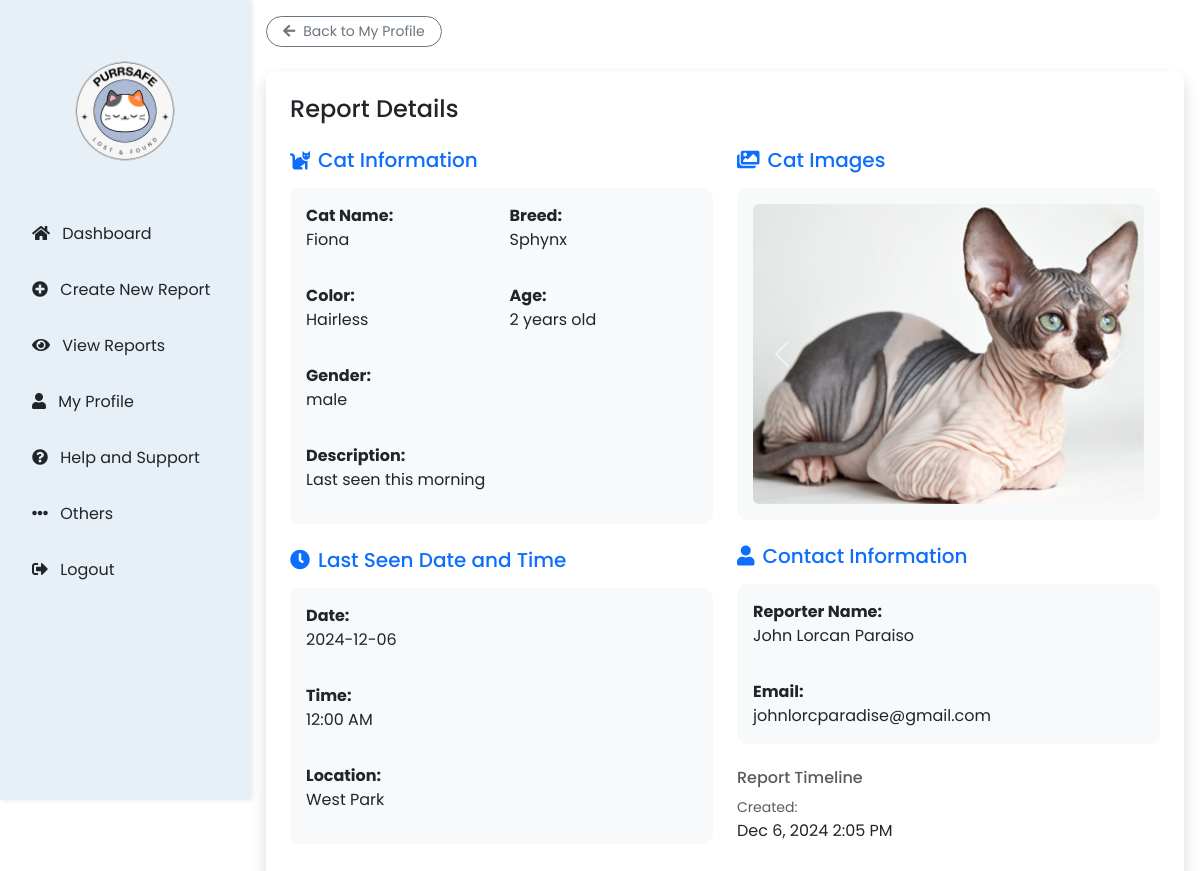
The app's page /2_User/UserFeatures/3.2_view_more.php?id=21 (signed in) with its own data.
### tables this page shows
CREATE TABLE `lost_reports` (
  `id` int(11) NOT NULL,
  `user_id` int(11) NOT NULL,
  `cat_name` varchar(255) NOT NULL,
  `breed` varchar(255) NOT NULL,
  `gender` enum('male','female','unknown') NOT NULL,
  `age` int(11) NOT NULL,
  `color` varchar(255) NOT NULL,
  `description` text NOT NULL,
  `last_seen_date` date NOT NULL,
  `last_seen_time` time DEFAULT NULL,
  `owner_name` varchar(255) NOT NULL,
  `phone_number` varchar(20) NOT NULL,
  `created_at` timestamp NOT NULL DEFAULT current_timestamp(),
  `last_seen_location` varchar(255) NOT NULL,
  `status` varchar(20) DEFAULT 'missing',
  `found_date` date DEFAULT NULL,
  `edited_at` timestamp NULL DEFAULT NULL
);

CREATE TABLE `users` (
  `id` int(11) NOT NULL,
  `fullname` varchar(255) NOT NULL,
  `username` varchar(50) NOT NULL,
  `email` varchar(255) NOT NULL,
  `password` varchar(255) NOT NULL,
  `created_at` timestamp NOT NULL DEFAULT current_timestamp(),
  `profile_pic` varchar(255) DEFAULT NULL,
  `profile_image` varchar(255) DEFAULT NULL
);

### 2_User/UserFeatures/3.2_view_more.php (the view, shortened to what this page needs)
<?php
require_once '../../2_User/UserBackend/db.php';
$report_id = isset($_GET['id']) ? $_GET['id'] : null;
$sql = "SELECT r.*, GROUP_CONCAT(ri.image_path) as images,
        u.fullname as reporter_name, u.email as reporter_email
        FROM lost_reports r
        LEFT JOIN report_images ri ON r.id = ri.report_id
        LEFT JOIN users u ON r.user_id = u.id
        WHERE r.id = ?
        GROUP BY r.id";
$stmt = $pdo->prepare($sql);
$stmt->execute([$report_id]);
$report = $stmt->fetch(PDO::FETCH_ASSOC);
function formatImagePath($image) {
    if (strpos($image, '../../5_Uploads/') === 0) {
        return $image;
    }
    return '../../5_Uploads/' . basename($image);
}
$images = $report['images'] ? explode(',', $report['images']) : [];
$formatted_images = array_map('formatImagePath', $images);
?>
<!DOCTYPE html>
<html lang="en">
<head>
    <link href="https://cdn.jsdelivr.net/npm/bootstrap@5.3.0/dist/css/bootstrap.min.css" rel="stylesheet">
    <link rel="stylesheet" href="https://cdnjs.cloudflare.com/ajax/libs/font-awesome/5.15.4/css/all.min.css">
    <link rel="stylesheet" href="../../4_Styles/user_style.css">
</head>
<body>
    <div class="side-menu">
        <div class="text-center">
            <img src="../../3_Images/logo.png" class="logo" style="width: 150px; height: 150px; margin: 20px auto; display: block;">
        </div>
        <ul class="nav flex-column">
            <li class="nav-item">
                <form method="POST">
                    <button type="submit" name="action" value="dashboard" class="btn btn-link nav-link text-dark">
                        <i class="fas fa-home me-2"></i> Dashboard
                    </button>
                </form>
            </li>
            <li class="nav-item">
                <form method="POST">
                    <button type="submit" name="action" value="create" class="btn btn-link nav-link text-dark">
                        <i class="fas fa-plus-circle me-2"></i> Create New Report
                    </button>
                </form>
            </li>
            <li class="nav-item">
                <form method="POST">
                    <button type="submit" name="action" value="view" class="btn btn-link nav-link text-dark active">
                        <i class="fas fa-eye me-2"></i> View Reports
                    </button>
                </form>
            </li>
            <li class="nav-item">
                <form method="POST">
                    <button type="submit" name="action" value="myProfile" class="btn btn-link nav-link text-dark">
                        <i class="fas fa-user me-2"></i> My Profile
                    </button>
                </form>
            </li>
            <li class="nav-item">
                <form method="POST">
                    <button type="submit" name="action" value="help" class="btn btn-link nav-link text-dark">
                        <i class="fas fa-question-circle me-2"></i> Help and Support
                    </button>
                </form>
            </li>
            <li class="nav-item">
                <form method="POST">
                    <button type="submit" name="action" value="others" class="btn btn-link nav-link text-dark active">
                        <i class="fas fa-ellipsis-h me-2"></i> Others
                    </button>
                </form>
            </li>
            <li class="nav-item mt-auto">
                <form method="POST">
                    <button type="submit" name="action" value="logout" class="btn btn-link nav-link text-dark">
                        <i class="fas fa-sign-out-alt me-2"></i> Logout
                    </button>
                </form>
            </li>
        </ul>
    </div>
    <div class="container-custom">
        <div class="mb-4">
            <a href="4.1_my_profile.php" class="btn btn-outline-secondary btn-sm rounded-pill px-3">
                <i class="fas fa-arrow-left me-2"></i>Back to My Profile
            </a>
        </div>
        <div class="card shadow">
            <div class="card-body p-4">
                <h4 class="card-title mb-4">Report Details</h4>
                <div class="row g-4">
                    <div class="col-md-6">
                        <div class="mb-4">
                            <h5 class="text-primary mb-3">
                                <i class="fas fa-cat me-2"></i>Cat Information
                            </h5>
                            <div class="card border-0 bg-light">
                                <div class="card-body">
                                    <div class="row g-3">
                                        <div class="col-md-6">
                                            <p><strong>Cat Name:</strong><br>
                                            <?= htmlspecialchars($report['cat_name']) ?></p>
                                        </div>
                                        <div class="col-md-6">
                                            <p><strong>Breed:</strong><br>
                                            <?= htmlspecialchars($report['breed']) ?></p>
                                        </div>
                                        <div class="col-md-6">
                                            <p><strong>Color:</strong><br>
                                            <?= htmlspecialchars($report['color']) ?></p>
                                        </div>
                                        <div class="col-md-6">
                                            <p><strong>Age:</strong><br>
                                            <?= htmlspecialchars($report['age']) ?> years old</p>
                                        </div>
                                        <div class="col-md-6">
                                            <p><strong>Gender:</strong><br>
                                            <?= htmlspecialchars($report['gender']) ?></p>
                                        </div>
                                        <div class="col-12">
                                            <p><strong>Description:</strong><br>
                                            <?= nl2br(htmlspecialchars($report['description'])) ?></p>
                                        </div>
                                    </div>
                                </div>
                            </div>
                        </div>
                        <div class="mb-4">
                            <h5 class="text-primary mb-3">
                                <i class="fas fa-clock me-2"></i>Last Seen Date and Time
                            </h5>
                            <div class="card border-0 bg-light">
                                <div class="card-body">
                                    <div class="row g-3">
                                        <div class="col-12">
                                            <p><strong>Date:</strong><br>
                                            <?= htmlspecialchars($report['last_seen_date']) ?></p>
                                        </div>
                                        <div class="col-12">
                                            <p><strong>Time:</strong><br>
                                            <?= date('h:i A', strtotime($report['last_seen_time'])) ?></p>
                                        </div>
                                        <div class="col-12">
                                            <p><strong>Location:</strong><br>
                                            <?= htmlspecialchars($report['last_seen_location'] ?? 'Location not specified') ?></p>
                                        </div>
                                    </div>
                                </div>
                            </div>
                        </div>
                    </div>
                    <div class="col-md-6">
                        <div class="mb-4">
                            <h5 class="text-primary mb-3">
                                <i class="fas fa-images me-2"></i>Cat Images
                            </h5>
                            <div class="card border-0 bg-light">
                                <div class="card-body">
                                    <?php if (!empty($formatted_images)): ?>
                                        <div id="reportImageCarousel" class="carousel slide rounded overflow-hidden" data-bs-ride="carousel">
                                            <div class="carousel-inner">
                                                <?php foreach ($formatted_images as $index => $image): ?>
                                                    <div class="carousel-item <?= $index === 0 ? 'active' : '' ?>">
                                                        <img src="<?= htmlspecialchars(formatImagePath($image)) ?>"
                                                             class="d-block w-100"
                                                             alt="<?= htmlspecialchars($report['cat_name']) ?>"
                                                             style="height: 300px; object-fit: cover;">
                                                    </div>
                                                <?php endforeach; ?>
                                            </div>
                                            <?php if (count($formatted_images) > 1): ?>
                                                <button class="carousel-control-prev" type="button" data-bs-target="#reportImageCarousel" data-bs-slide="prev">
                                                    <span class="carousel-control-prev-icon" aria-hidden="true"></span>
                                                </button>
                                                <button class="carousel-control-next" type="button" data-bs-target="#reportImageCarousel" data-bs-slide="next">
                                                    <span class="carousel-control-next-icon" aria-hidden="true"></span>
                                                </button>
                                            <?php endif; ?>
                                        </div>
                                    <?php endif; ?>
                                </div>
                            </div>
                        </div>
                        <div class="mb-4">
                            <h5 class="text-primary mb-3">
                                <i class="fas fa-user me-2"></i>Contact Information
                            </h5>
                            <div class="card border-0 bg-light">
                                <div class="card-body">
                                    <div class="row g-3">
                                        <div class="col-12">
                                            <p><strong>Reporter Name:</strong><br>
                                            <?= htmlspecialchars($report['reporter_name']) ?></p>
                                        </div>
                                        <div class="col-12">
                                            <p class="mb-0"><strong>Email:</strong><br>
                                            <?= htmlspecialchars($report['reporter_email']) ?></p>
                                        </div>
                                    </div>
                                </div>
                            </div>
                        </div>
                        <div class="mb-3">
                            <h6 class="text-muted mb-2">Report Timeline</h6>
                            <div class="d-flex flex-column gap-2">
                                <div>
                                    <small class="text-muted">Created:</small>
                                    <br>
                                    <?= date('M j, Y g:i A', strtotime($report['created_at'])) ?>
                                </div>
                            </div>
                        </div>
                    </div>
                </div>
            </div>
        </div>
    </div>
</body>
</html>

### 4_Styles/user_style.css (style rules this page uses)
body { font-family: 'Poppins', sans-serif; }
.side-menu { position: fixed; background: #E8F0F7; width: 250px; min-height: 100vh; padding: 1rem; box-shadow: 2px 0 5px rgba(0,0,0,0.1); }
.container-custom { margin-left: 250px; width: calc(100% - 250px); min-height: 100vh; padding: 1rem; }
.card { transition: transform 0.3s ease; border-radius: 10px; border: none; }
.logo { width: 100px; height: auto; display: block; margin: 20px; padding: 14px; border-radius: 8px; }
.nav-item { width: 100%; padding: 0.5rem 0; }
.nav-item form { width: 100%; }
.nav-item button { width: 100%; text-align: left; padding: 0.5rem 1rem; border-radius: 0.5rem; }
:root { --dashboard-blue: #2196F3; --dashboard-light-blue: #E3F2FD; --dashboard-hover-blue: #1976D2; }
.card { border-radius: 10px; border: none; background-color: white; }

### records on screen
lost_reports: cat_name "Fiona", breed "Sphynx", color "Hairless", age "2", gender "male", description "Last seen this morning", last_seen_date "2024-12-06", last_seen_time "12:00 AM", last_seen_location "West Park", user.fullname "John Lorcan Paraiso", user.email "johnlorcparadise@gmail.com", created_at "Dec 6, 2024 2:05 PM"
